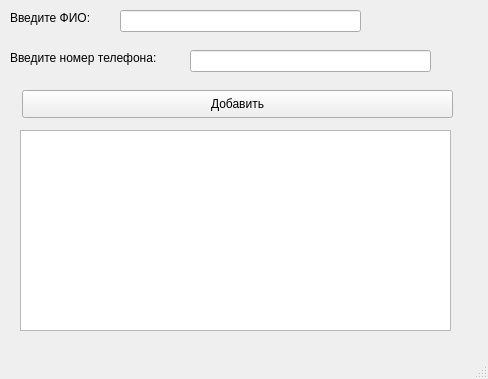
<?xml version="1.0" encoding="UTF-8"?>
<ui version="4.0">
 <class>MainWindow</class>
 <widget class="QMainWindow" name="MainWindow">
  <property name="geometry">
   <rect>
    <x>0</x>
    <y>0</y>
    <width>488</width>
    <height>379</height>
   </rect>
  </property>
  <property name="windowTitle">
   <string>MainWindow</string>
  </property>
  <widget class="QWidget" name="centralwidget">
   <widget class="QLineEdit" name="lineEdit">
    <property name="geometry">
     <rect>
      <x>120</x>
      <y>10</y>
      <width>241</width>
      <height>22</height>
     </rect>
    </property>
    <property name="whatsThis">
     <string/>
    </property>
   </widget>
   <widget class="QLineEdit" name="lineEdit_2">
    <property name="geometry">
     <rect>
      <x>190</x>
      <y>50</y>
      <width>241</width>
      <height>22</height>
     </rect>
    </property>
   </widget>
   <widget class="QLabel" name="label">
    <property name="geometry">
     <rect>
      <x>10</x>
      <y>10</y>
      <width>111</width>
      <height>16</height>
     </rect>
    </property>
    <property name="text">
     <string>Введите ФИО:</string>
    </property>
   </widget>
   <widget class="QLabel" name="label_2">
    <property name="geometry">
     <rect>
      <x>10</x>
      <y>50</y>
      <width>161</width>
      <height>16</height>
     </rect>
    </property>
    <property name="text">
     <string>Введите номер телефона:</string>
    </property>
   </widget>
   <widget class="QListWidget" name="listWidget">
    <property name="geometry">
     <rect>
      <x>20</x>
      <y>130</y>
      <width>431</width>
      <height>201</height>
     </rect>
    </property>
   </widget>
   <widget class="QPushButton" name="pushButton">
    <property name="geometry">
     <rect>
      <x>22</x>
      <y>90</y>
      <width>431</width>
      <height>28</height>
     </rect>
    </property>
    <property name="text">
     <string>Добавить</string>
    </property>
   </widget>
  </widget>
  <widget class="QMenuBar" name="menubar">
   <property name="geometry">
    <rect>
     <x>0</x>
     <y>0</y>
     <width>488</width>
     <height>26</height>
    </rect>
   </property>
  </widget>
  <widget class="QStatusBar" name="statusbar"/>
 </widget>
 <resources/>
 <connections/>
</ui>
